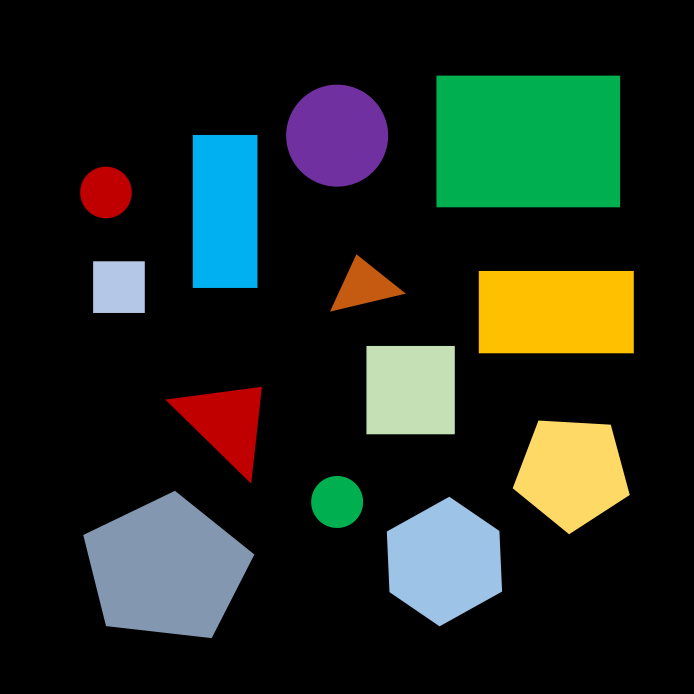
#> input picture asset/images/shape.jpg, 2080 x 2080 px (shown at 1/3 size)
$ jupyter execute Shape_detection.ipynb
#> lines starting #> are read from the running program, lines starting #| are printed output that depends on the picture; after the words box and inside, x2 and y2 are one past the last pixel; in counts of white or black regions, pixels touching at a corner belong together
## Import packages

[cell 1]
import cv2
import imutils
import matplotlib.pyplot as plt

## Function declaration

Jupyter Notebook 및 Google Colab에서 이미지를 표시할 수 있도록 Function으로 정의

[cell 2]
def img_show(title='image', img=None, figsize=(8 ,5)):
    plt.figure(figsize=figsize)

    if type(img) == list:
        if type(title) == list:
            titles = title
        else:
            titles = []

            for i in range(len(img)):
                titles.append(title)

        for i in range(len(img)):
            if len(img[i].shape) <= 2:
                rgbImg = cv2.cvtColor(img[i], cv2.COLOR_GRAY2RGB)
            else:
                rgbImg = cv2.cvtColor(img[i], cv2.COLOR_BGR2RGB)

            plt.subplot(1, len(img), i + 1), plt.imshow(rgbImg)
            plt.title(titles[i])
            plt.xticks([]), plt.yticks([])

        plt.show()
    else:
        if len(img.shape) < 3:
            rgbImg = cv2.cvtColor(img, cv2.COLOR_GRAY2RGB)
        else:
            rgbImg = cv2.cvtColor(img, cv2.COLOR_BGR2RGB)

        plt.imshow(rgbImg)
        plt.title(title)
        plt.xticks([]), plt.yticks([])
        plt.show()

Shape 을 판단하는 Function

[cell 3]
def shape_label(c):
    shape = "unidentified"
    # cv2.arcLength를 이용해 윤곽선의 전체 길이를 계산
    peri = cv2.arcLength(c, True)
    # cv2.approxPolyDP를 활용해 윤곽선의 근사 다각형 검출
    approx_poly = cv2.approxPolyDP(c, 0.04 * peri, True)

    # 꼭지점이 3개이면 삼각형
    if len(approx_poly) == 3:
        shape = "triangle"
    # 꼭지점이 4개이면 사각형
    elif len(approx_poly) == 4:
        # 종횡비를 구해서 정사각형 판단
        (x, y, w, h) = cv2.boundingRect(approx_poly)
        ar = w / float(h)

        if ar >= 0.95 and ar <= 1.05:
            shape = "square"
        else:
            shape = "rectangle"
    # 꼭지점이 5개이면 오각형
    elif len(approx_poly) == 5:
        shape = "pentagon"
    # 꼭지점이 6개이면 육각형
    elif len(approx_poly) == 6:
        shape = "hexagon"
    # 나머지는 원으로 판단
    else:
        shape = "circle"

    return shape

## Load Image

[cell 4]
cv2_image = cv2.imread('asset/images/shape.jpg', cv2.IMREAD_COLOR)
#> cv2_image is the input picture: shape (2080, 2080, 3); mean B, G, R 29.5, 38, 29.3
img_show('original image', cv2_image)

## Shape Detection
아래 과정을 통해 이미지를 그레이스케일로 변환하고 노이즈를 줄이기 위한 이미지 블러링 후 이진화 합니다.

[cell 5]
resized = imutils.resize(cv2_image, width=640)
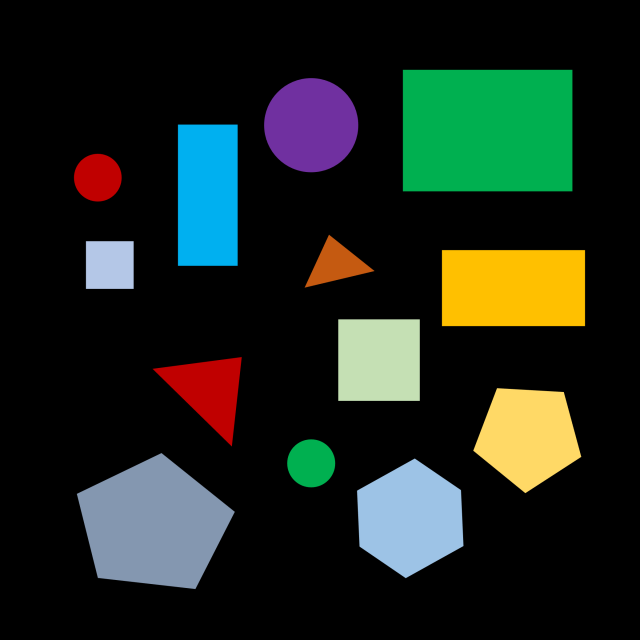
#> resized: shape (640, 640, 3); mean B, G, R 29.5, 38, 29.3
ratio = cv2_image.shape[0] / float(resized.shape[0])
#> ratio = 3.25
gray = cv2.cvtColor(resized, cv2.COLOR_BGR2GRAY)
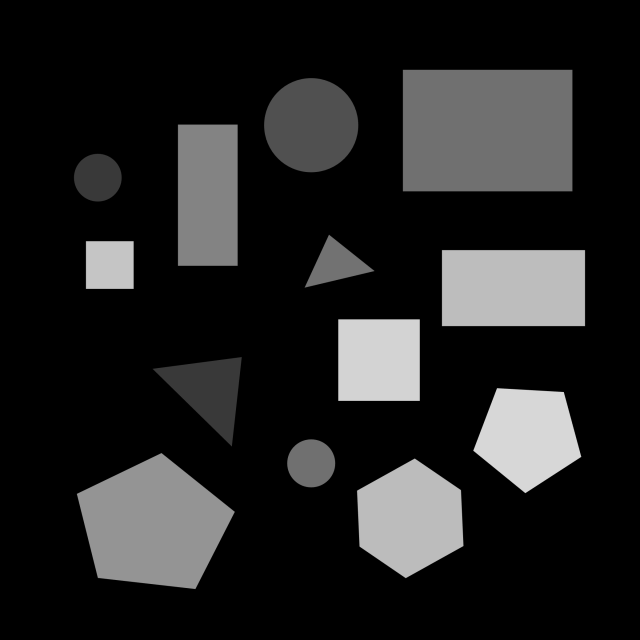
#> gray: shape (640, 640); min 0, max 215, mean 34.4
blurred = cv2.GaussianBlur(gray, (5, 5), 0)
thresh = cv2.threshold(blurred, 10, 255, cv2.THRESH_BINARY)[1]
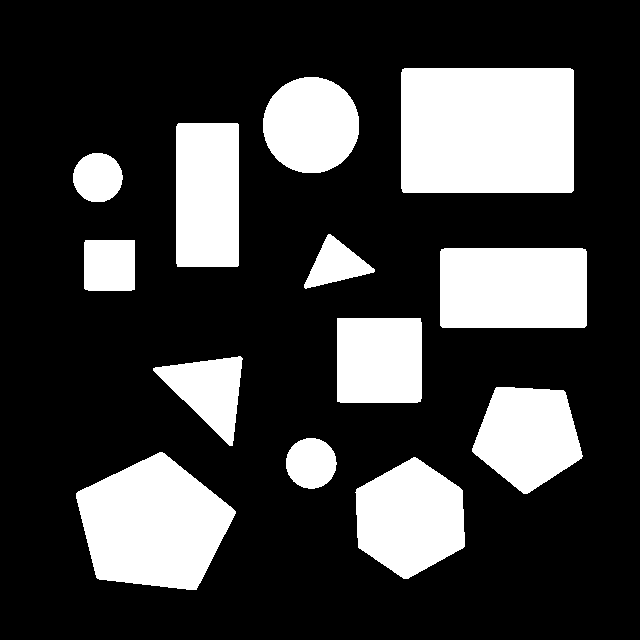
#> thresh: shape (640, 640); 25.1% white; 13 white regions, largest, box (x1, y1, x2, y2) and area: (401, 68, 574, 193) 21607, (76, 452, 236, 590) 15133, (440, 248, 587, 328) 11742

[cell 6]
img_show(['GaussianBlur', 'Threshold'], [blurred, thresh])
#> call 2 of img_show, with figsize = (8, 5)
#> the loop in img_show (call 2), `for i in range(len(img)):` made 2 passes
#> in img_show (call 2), `plt.show()`:
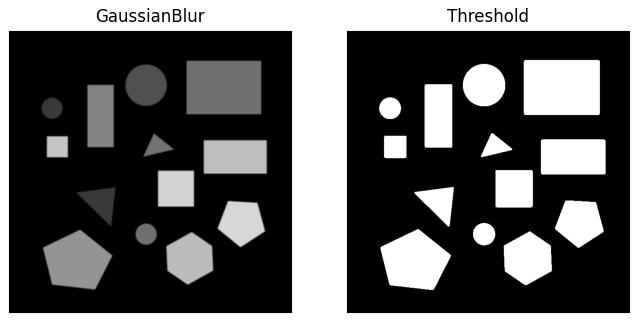
#> figure drawn by matplotlib, 2 panels

이진화 이미지에서 윤곽선을 검출합니다.

[cell 7]
cnts = cv2.findContours(thresh.copy(), cv2.RETR_EXTERNAL, cv2.CHAIN_APPROX_SIMPLE)
#> cnts = 13 contours; largest, box (x1, y1, x2, y2) and area: (401, 68, 574, 193) 21314, (76, 452, 236, 590) 14922, (440, 248, 587, 328) 11520, (355, 457, 465, 579) 9560, (176, 123, 239, 267) 8860
cnts = imutils.grab_contours(cnts)

추출된 윤곽선을 기준으로 Shape을 판단하여 이미지에 표시합니다.

[cell 8]
vis = cv2_image.copy()

for c in cnts:
    # cv2.moments를 이용하여 객체의 중심을 계산
    M = cv2.moments(c)
    cX = int((M["m10"] / M["m00"]) * ratio)
    cY = int((M["m01"] / M["m00"]) * ratio)
    shape = shape_label(c)

    # 이미지에서 객체의 윤곽선과 Shape명을 표시
    c = c.astype("float")
    c *= ratio
    c = c.astype("int")
    cv2.drawContours(vis, [c], -1, (0, 255, 0), 10)
    cv2.circle(vis, (cX, cY), 20, (0, 255, 0), -1);
    cv2.putText(vis, shape, (cX-80, cY-50), cv2.FONT_HERSHEY_SIMPLEX, 2, (255, 255, 255), 5)
#> this loop made 13 passes
#> (cX, cY, shape, peri in shape_label) on passes 1, 2, 3, 4, 10, 12: (1331, 1683, 'hexagon', 381.5), (496, 1704, 'pentagon', 491.8), (1009, 1504, 'hexagon', 166), (1714, 1416, 'pentagon', 359.4), (316, 575, 'circle', 161.2), (1009, 405, 'circle', 316.1)
#> (cX, cY, shape, peri in shape_label, approx_poly in shape_label, x in shape_label, y in shape_label, w in shape_label) on passes 6, 7, 8, 11, 13: (1231, 1169, 'square', 333.7, [[337, 318], [337, 401], [420, 401], [420, 318]], 337, 318, 84), (1667, 934, 'rectangle', 445.3, [[441, 249], [442, 327], [586, 325], [585, 249]], 441, 249, 146), (354, 861, 'square', 197.7, [[85, 240], [84, 288], [134, 289], [134, 240]], 84, 240, 51), (672, 632, 'rectangle', 407.1, [[178, 123], [177, 266], [237, 266], [238, 124]], 177, 123, 62), (1582, 422, 'rectangle', 587.3, [[402, 69], [403, 192], [573, 190], [572, 69]], 402, 69, 172)
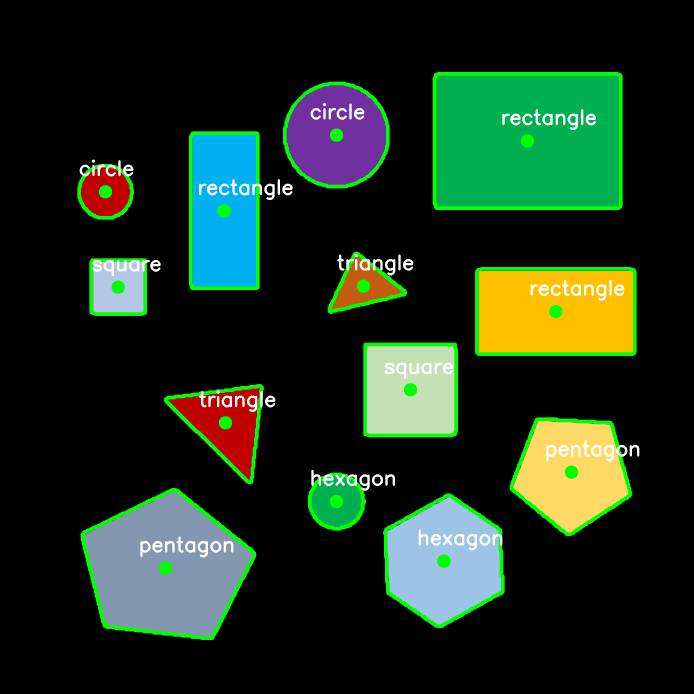
#> vis: shape (2080, 2080, 3) (shown at 1/3 size); mean B, G, R 30.3, 48.2, 29.6

[cell 9]
img_show('Shape Detection', vis, figsize=(16,10))
